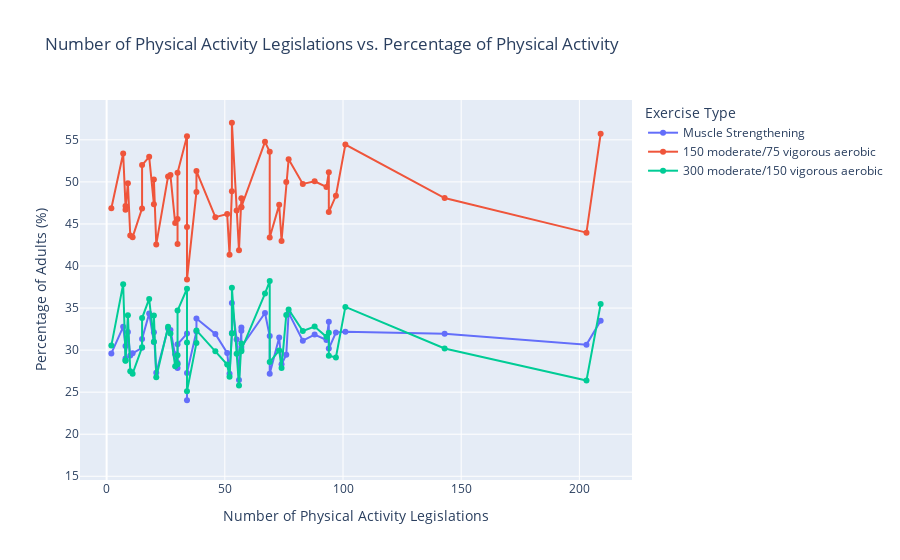

This figure's notebook cell:
### Markdown cell above
### Visualization 2 Explanation

This visualization clearly delineates the relationship between obesity rank and the percentage of adults who engage in no leisure-time physical activity. They are inversely proportional. There is only one outlier. The lower the percentage is, the higher rank of obesity, and vice versa. The locations with the highest levels of obesity have fewer people that engage in physical activity for leisure. And locations that have more people that enage in physical activity for leisure have lower levels of obesity.

### Code cell
def visual3():
    df = insight1()
    df_melted = df.melt(id_vars=[df.columns[0]], value_vars=df.columns[1:4], var_name="Exercise Type", value_name="Percentage of Adults (%)")
    fig = px.scatter(df_melted, x=df.columns[0],
                     y="Percentage of Adults (%)",
                     color="Exercise Type",
                     title = "Number of Physical Activity Legislations vs. Percentage of Physical Activity") 
    fig.update_traces(mode='lines+markers')
    fig.show()

############ Function Call ############
visual3()

### Figure 1 — Plotly figure (JSON) as saved in the notebook; plotly's stock layout.template omitted (floating-point values rounded to 4 significant figures)
{"data": [{"hovertemplate": "Exercise Type=Muscle Strengthening<br>Number of Physical Activity Legislations=%{x}<br>Percentage of Adults (%)=%{y}<extra></extra>", "legendgroup": "Muscle Strengthening", "marker": {"color": "#636efa", "symbol": "circle"}, "mode": "lines+markers", "name": "Muscle Strengthening", "orientation": "h", "showlegend": true, "type": "scatter", "x": [2, 7, 8, 8, 9, 10, 11, 15, 15, 18, 20, 20, 21, 26, 27, 29, 30, 30, 30, 34, 34, 34, 38, 38, 46, 51, 52, 53, 53, 55, 56, 57, 57, 57, 67, 69, 69, 73, 74, 76, 77, 83, 88, 93, 94, 94, 97, 101, 143, 203, 209, null, null, null, null], "xaxis": "x", "y": [29.61, 32.77, 30.49, 29.0, 32.15, 29.37, 29.62, 30.28, 31.33, 34.37, 30.96, 32.13, 27.31, 32.58, 32.4, 29.5, 27.86, 28.48, 30.69, 31.97, 24.03, 27.29, 32.22, 33.77, 31.92, 29.67, 27.19, 32.04, 35.59, 31.27, 26.43, 32.69, 32.3, 30.37, 34.41, 31.67, 27.18, 31.51, 28.32, 29.44, 34.43, 31.12, 31.85, 31.21, 33.36, 30.18, 32.09, 32.17, 31.95, 30.65, 33.5, 33.65, 31.62, 17.26, 31.23], "yaxis": "y"}, {"hovertemplate": "Exercise Type=150 moderate/75 vigorous aerobic<br>Number of Physical Activity Legislations=%{x}<br>Percentage of Adults (%)=%{y}<extra></extra>", "legendgroup": "150 moderate/75 vigorous aerobic", "marker": {"color": "#EF553B", "symbol": "circle"}, "mode": "lines+markers", "name": "150 moderate/75 vigorous aerobic", "orientation": "h", "showlegend": true, "type": "scatter", "x": [2, 7, 8, 8, 9, 10, 11, 15, 15, 18, 20, 20, 21, 26, 27, 29, 30, 30, 30, 34, 34, 34, 38, 38, 46, 51, 52, 53, 53, 55, 56, 57, 57, 57, 67, 69, 69, 73, 74, 76, 77, 83, 88, 93, 94, 94, 97, 101, 143, 203, 209, null, null, null, null], "xaxis": "x", "y": [46.86, 53.38, 47.13, 46.68, 49.85, 43.63, 43.43, 46.85, 52.0, 52.98, 47.35, 50.3, 42.57, 50.65, 50.81, 45.1, 45.58, 42.62, 51.07, 55.43, 44.64, 38.41, 48.81, 51.29, 45.81, 46.17, 41.33, 48.88, 57.03, 46.59, 41.86, 48.05, 46.97, 47.03, 54.76, 53.58, 43.39, 47.27, 42.97, 49.98, 52.7, 49.76, 50.07, 49.4, 51.15, 46.42, 48.35, 54.43, 48.08, 43.97, 55.72, 45.13, 50.12, 30.11, 31.23], "yaxis": "y"}, {"hovertemplate": "Exercise Type=300 moderate/150 vigorous aerobic<br>Number of Physical Activity Legislations=%{x}<br>Percentage of Adults (%)=%{y}<extra></extra>", "legendgroup": "300 moderate/150 vigorous aerobic", "marker": {"color": "#00cc96", "symbol": "circle"}, "mode": "lines+markers", "name": "300 moderate/150 vigorous aerobic", "orientation": "h", "showlegend": true, "type": "scatter", "x": [2, 7, 8, 8, 9, 10, 11, 15, 15, 18, 20, 20, 21, 26, 27, 29, 30, 30, 30, 34, 34, 34, 38, 38, 46, 51, 52, 53, 53, 55, 56, 57, 57, 57, 67, 69, 69, 73, 74, 76, 77, 83, 88, 93, 94, 94, 97, 101, 143, 203, 209, null, null, null, null], "xaxis": "x", "y": [30.54, 37.84, 28.75, 28.77, 34.13, 27.49, 27.2, 30.34, 33.81, 36.09, 31.0, 34.11, 26.77, 32.79, 31.99, 28.09, 29.4, 28.31, 34.7, 37.3, 30.91, 25.12, 30.85, 32.34, 29.86, 28.29, 26.84, 31.98, 37.4, 29.58, 25.78, 30.78, 29.87, 30.05, 36.73, 38.21, 28.58, 29.96, 27.88, 34.17, 34.82, 32.27, 32.8, 31.58, 32.06, 29.32, 29.12, 35.13, 30.2, 26.39, 35.47, 30.45, 31.09, 19.06, 31.23], "yaxis": "y"}], "layout": {"legend": {"title": {"text": "Exercise Type"}, "tracegroupgap": 0}, "title": {"text": "Number of Physical Activity Legislations vs. Percentage of Physical Activity"}, "xaxis": {"anchor": "y", "domain": [0, 1], "title": {"text": "Number of Physical Activity Legislations"}}, "yaxis": {"anchor": "x", "domain": [0, 1], "title": {"text": "Percentage of Adults (%)"}}}}
